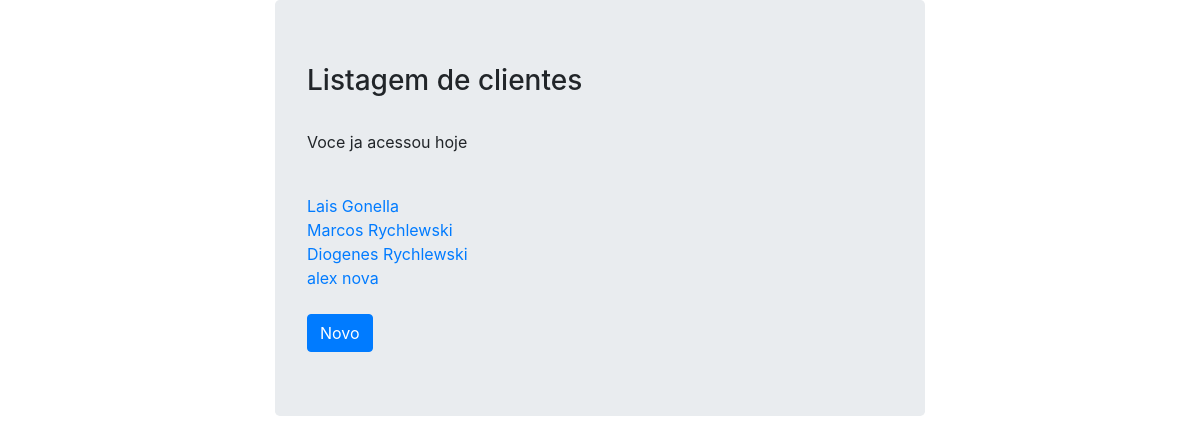
Page /clientes/person_list (signed in) on the earlier database version.
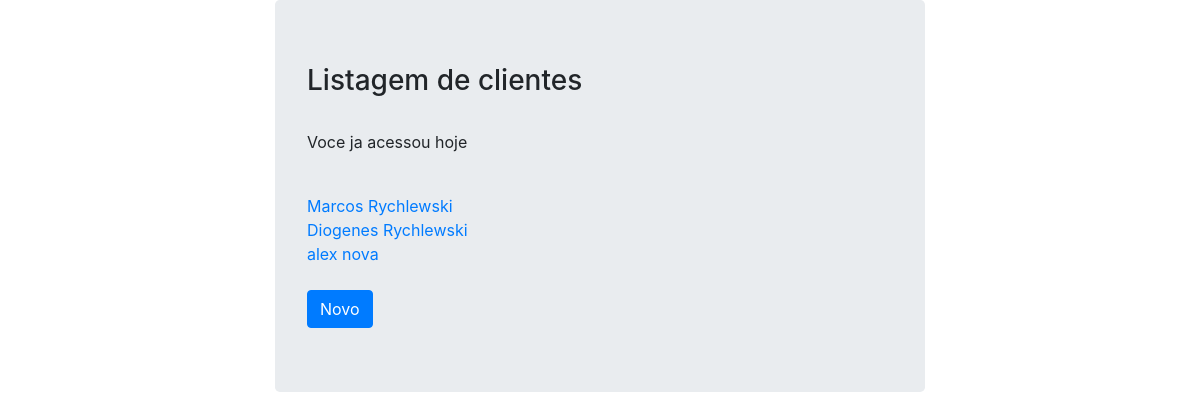
Same page on the later database version.
### clientes/models.py (models this page shows, shortened)
class Person(models.Model):
    objects = None
    first_name = models.CharField(max_length=30)
    last_name = models.CharField(max_length=30)
    age = models.IntegerField()
    salary = models.DecimalField(max_digits=5, decimal_places=2)
    bio = models.TextField()
    photo = models.ImageField(upload_to='clients_photos', null=True, blank=True)
    class Meta:
        permissions = (
            ('deletar_clientes', 'Deletar_clientes'),
        )
    def __str__(self):
        return self.first_name + ' ' + self.last_name

### clientes/views.py (the view)
# urls.py: path('person_list', PersonList.as_view(), name="person_list_cbv"),
class PersonList(LoginRequiredMixin, ListView):#sempre a esquerda o LoginRequiredMixin pois ele tem que ser o primeiro
    model = Person
    def get_context_data(self, **kwargs):
        context = super().get_context_data(**kwargs)
        primeiro_acesso = self.request.session.get('primeiro_acesso',False)
        if not primeiro_acesso:
            context['message']= 'Seja bem vindo ao seu primeiro acesso'
            self.request.session['primeiro_acesso']= True
        else:
            context['message']= 'Voce ja acessou hoje'
        return context

### clientes/templates/clientes/person_list.html
{% extends 'base.html' %}
{% block main %}
<h3> Listagem de clientes </h3>
<br>
<p>{{ message }}</p>
{% for person in object_list%} <br>
<a href="person_detail/{{person.id}}">{{person}}</a>
{% endfor %}<br> <br>
<a href="{% url 'person_create_cbv' %}" class="btn btn-primary">Novo</a>
{% endblock %}

Differences in the rows shown:
removed Person: first_name+last_name "Lais Gonella"
